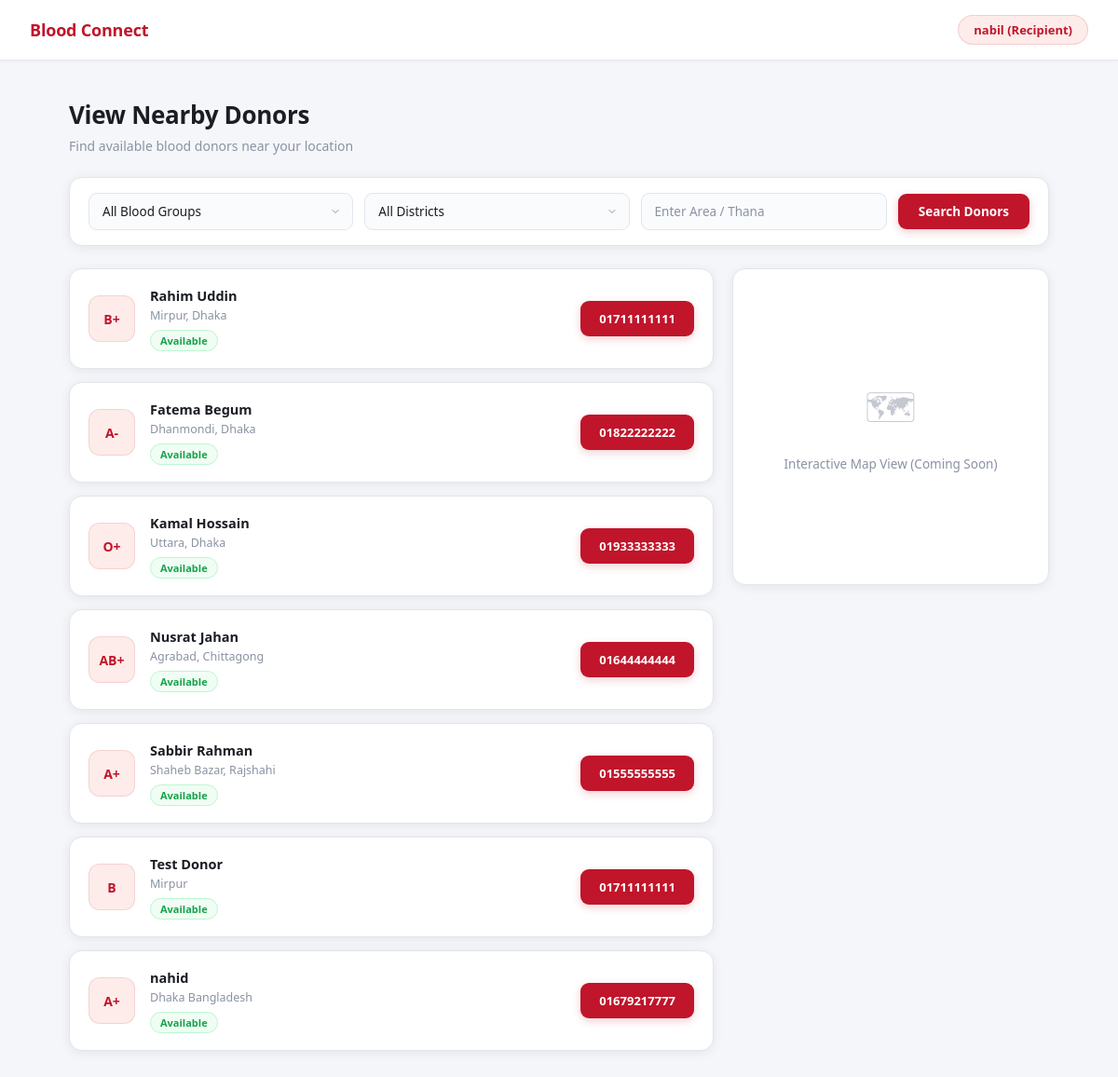
/front/recipient/findDonor.php (signed in), run on an earlier commit of the app's database.
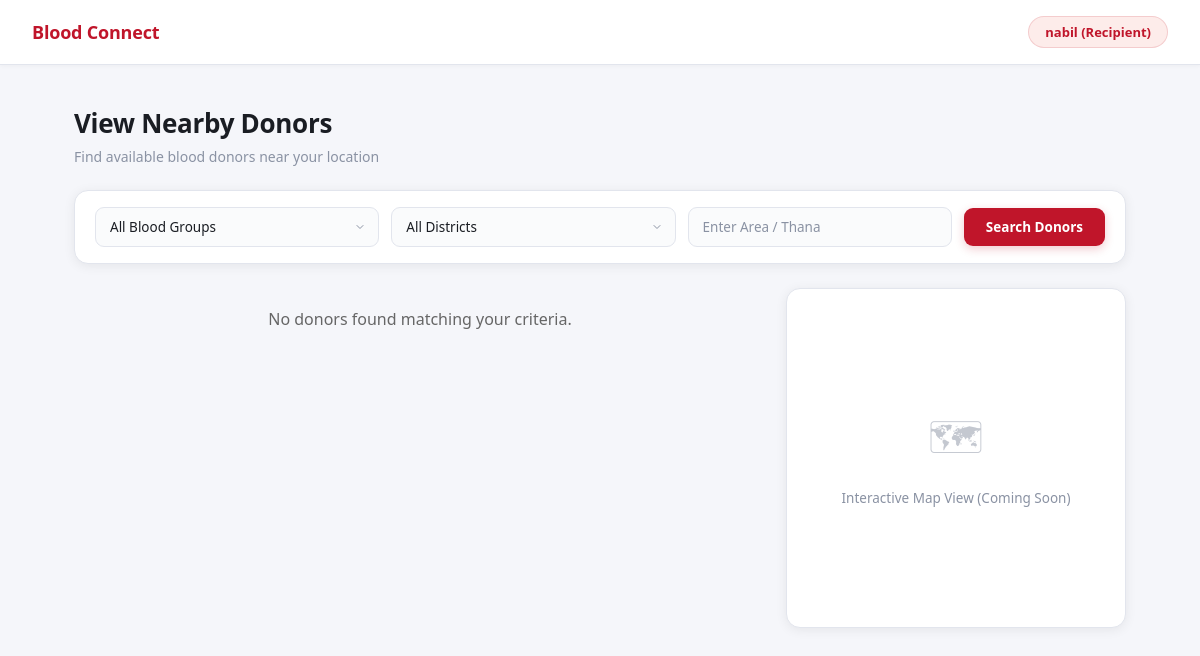
And on a later commit of the database.
### tables this page shows
CREATE TABLE `donors` (
  `id` int(11) NOT NULL,
  `name` varchar(100) NOT NULL,
  `email` varchar(100) NOT NULL,
  `phone` varchar(20) NOT NULL,
  `blood_group` varchar(5) NOT NULL,
  `district` varchar(50) NOT NULL,
  `address` text DEFAULT NULL,
  `status` enum('pending','verified','rejected','available','unavailable') DEFAULT 'pending',
  `reviewed_at` timestamp NULL DEFAULT NULL,
  `last_donation_date` date DEFAULT NULL,
  `password` varchar(255) NOT NULL,
  `created_at` timestamp NOT NULL DEFAULT current_timestamp()
);

### front/recipient/findDonor.php (the view, shortened to what this page needs)
<?php
require_once '../db.php';
$area = trim($_GET['area'] ?? '');
$sql = "SELECT * FROM donors WHERE status = 'available'";
$params = [];
$stmt = $pdo->prepare($sql);
$stmt->execute($params);
$donors = $stmt->fetchAll();
?>
<!DOCTYPE html>
<html lang="en">
<head>
  <link rel="stylesheet" href="findDonor.css">
</head>
<body>
<header>
  <h2>Blood Connect</h2>
  <div class="user"><?php echo htmlspecialchars($_SESSION['recipient_name']); ?> (Recipient)</div>
</header>
<div class="container">
  <h1>View Nearby Donors</h1>
  <p class="subtitle">Find available blood donors near your location</p>
  <form class="filters" method="GET" action="">
    <select name="blood_group">
      <option value="">All Blood Groups</option>
    </select>
    <select name="district">
      <option value="">All Districts</option>
    </select>
    <input type="text" name="area" placeholder="Enter Area / Thana" value="<?php echo htmlspecialchars($area); ?>">
    <button type="submit" class="search-btn">Search Donors</button>
  </form>
  <div class="main">
    <div class="donor-list">
      <?php if (count($donors) > 0): ?>
        <?php foreach ($donors as $donor): ?>
          <div class="card">
            <div class="info">
              <div class="blood"><?php echo htmlspecialchars($donor['blood_group']); ?></div>
              <div>
                <strong><?php echo htmlspecialchars($donor['name']); ?></strong>
                <p><?php echo htmlspecialchars($donor['address'] ?: $donor['district']); ?></p>
                <span class="status"><?php echo ucfirst(htmlspecialchars($donor['status'])); ?></span>
              </div>
            </div>
            <div class="contact"><?php echo htmlspecialchars($donor['phone']); ?></div>
          </div>
        <?php endforeach; ?>
      <?php else: ?>
        <p style="text-align:center; color:#666; padding: 20px;">No donors found matching your criteria.</p>
      <?php endif; ?>
    </div>
    <div class="map">
      <p>Interactive Map View (Coming Soon)</p>
    </div>
  </div>
</div>
</body>
</html>

What changed in the data, as far as the page shows it:
no longer on this page (row edited): donors: blood_group "B+", name "Rahim Uddin", address "Mirpur, Dhaka", status "Available", phone "01711111111"
no longer on this page (row edited): donors: blood_group "A-", name "Fatema Begum", address "Dhanmondi, Dhaka", status "Available", phone "01822222222"
no longer on this page (row edited): donors: blood_group "O+", name "Kamal Hossain", address "Uttara, Dhaka", status "Available", phone "01933333333"
no longer on this page (row edited): donors: blood_group "AB+", name "Nusrat Jahan", address "Agrabad, Chittagong", status "Available", phone "01644444444"
no longer on this page (row edited): donors: blood_group "A+", name "Sabbir Rahman", address "Shaheb Bazar, Rajshahi", status "Available", phone "01555555555"
no longer on this page (row edited): donors: blood_group "B", name "Test Donor", address "Mirpur", status "Available", phone "01711111111"
no longer on this page (row edited): donors: blood_group "A+", name "nahid", address "Dhaka Bangladesh", status "Available", phone "01679217777"
Also different on the page:
text now shown: "No donors found matching your criteria."
